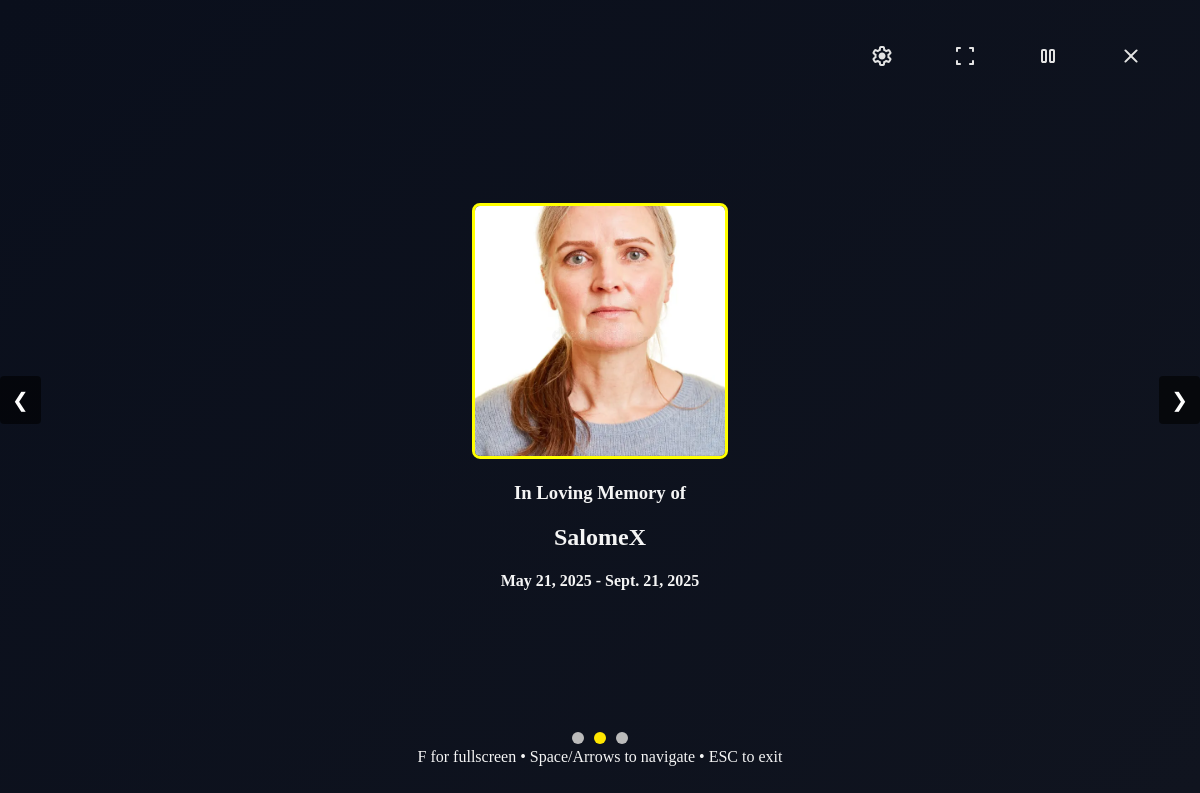
Before: /view_beamer_memorial/1 with the older database file.
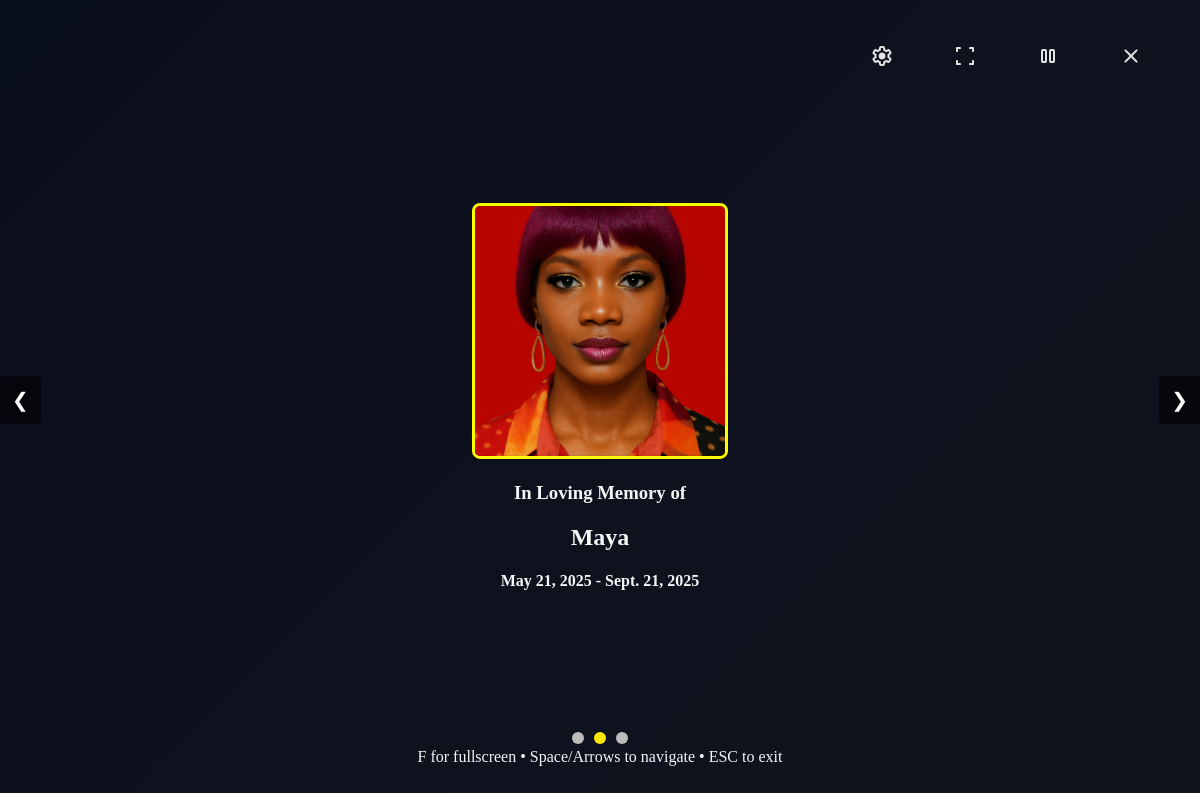
After: the same page with the newer database file.
### memorial/models.py (models this page shows, shortened)
class Memorial(models.Model):
    CARD_TYPES = [
        ('male', 'Male'),
        ('female', 'Female'),
        ('child', 'Child'),
    ]
    name = models.CharField(max_length=255)
    card_type = models.CharField(max_length=10, choices=CARD_TYPES)
    birth_date = models.DateField()
    death_date = models.DateField()
    memory_text = models.TextField(blank=True, null=True)
    photo = models.ImageField(upload_to="photos/", blank=True, null=True)
    qr_code_data = models.ImageField(upload_to="qr/", blank=True, null=True)
    nfc_data = models.TextField(blank=True, null=True)
    gps_latitude = models.DecimalField(max_digits=10, decimal_places=8, blank=True, null=True)
    gps_longitude = models.DecimalField(max_digits=11, decimal_places=8, blank=True, null=True)
    gps_location_name = models.CharField(max_length=255, blank=True, null=True)
    created_at = models.DateTimeField(auto_now_add=True)
    updated_at = models.DateTimeField(auto_now=True)
    avatar = models.FileField(upload_to="avatars/", blank=True, null=True)

### memorial/views.py (the view)
# urls.py: path('view_beamer_memorial/<int:memorial_id>', views.view_beamer_memorial, name="view_beamer_memorial"),
def view_beamer_memorial(request, memorial_id):
    memorial = get_object_or_404(Memorial, id=memorial_id)
    context = { "memorial": memorial, }
    return render(request, "memorial/view_beamer_memorial.html", context)

### memorial/templates/memorial/view_beamer_memorial.html (shortened to what this page needs)
{% load static %}
<!DOCTYPE html>
<html lang="en">
<head>
  <link type="text/css" href="{% static 'styles/slider.css' %}" rel="stylesheet" />
</head>
<body>
  <div class="slider-container">
    <div class="slide-header">
      <div class="slide-controls">
        <div class="controls">
          <img src="{% static 'img/icons/settings.svg' %}" />
        </div>
        <div class="controls fullscreen-toggle"
          data-fullscreen = "{% static 'img/icons/fullscreen.svg' %}"
          data-exitfullscreen = "{% static 'img/icons/fullscreen_exit.svg' %}">
          <img src="{% static 'img/icons/fullscreen.svg' %}" />
        </div>
        <div class="controls pause-toggle"
            data-play="{% static 'img/icons/play.svg' %}"
            data-pause="{% static 'img/icons/pause.svg' %}">
          <img src="{% static 'img/icons/pause.svg' %}" />
        </div>
        <div class="controls close-slide" data-url="{% url 'index' %}">
          <img src="{% static 'img/icons/close.svg' %}" />
        </div>
      </div>
    </div>
    <div class="slideshow">
      <div class="slide">
        <img src="{% if memorial.photo %} {{ memorial.photo.url }} {% else %}{% static 'img/user.jpg' %}{%  endif %}" alt="Naomi N">
        <h3>In Loving Memory of</h3>
        <h2>{{ memorial.name }}</h2>
        <h4>{{ memorial.birth_date }} - {{ memorial.death_date }}</h4>
      </div>
    </div>
    <div class="nav-btn-container">
      <button class="nav-btn nav-left">&#10094;</button>
      <button class="nav-btn nav-right">&#10095;</button>
    </div>
    <center>
      <div class="dots"></div>
    </center>
    <div class="instructions">
      F for fullscreen • Space/Arrows to navigate • ESC to exit
    </div>
  </div>
</body>
</html>

Changed rows visible on the page:
changed Memorial: photo: a different picture; name "SalomeX" → "Maya"
